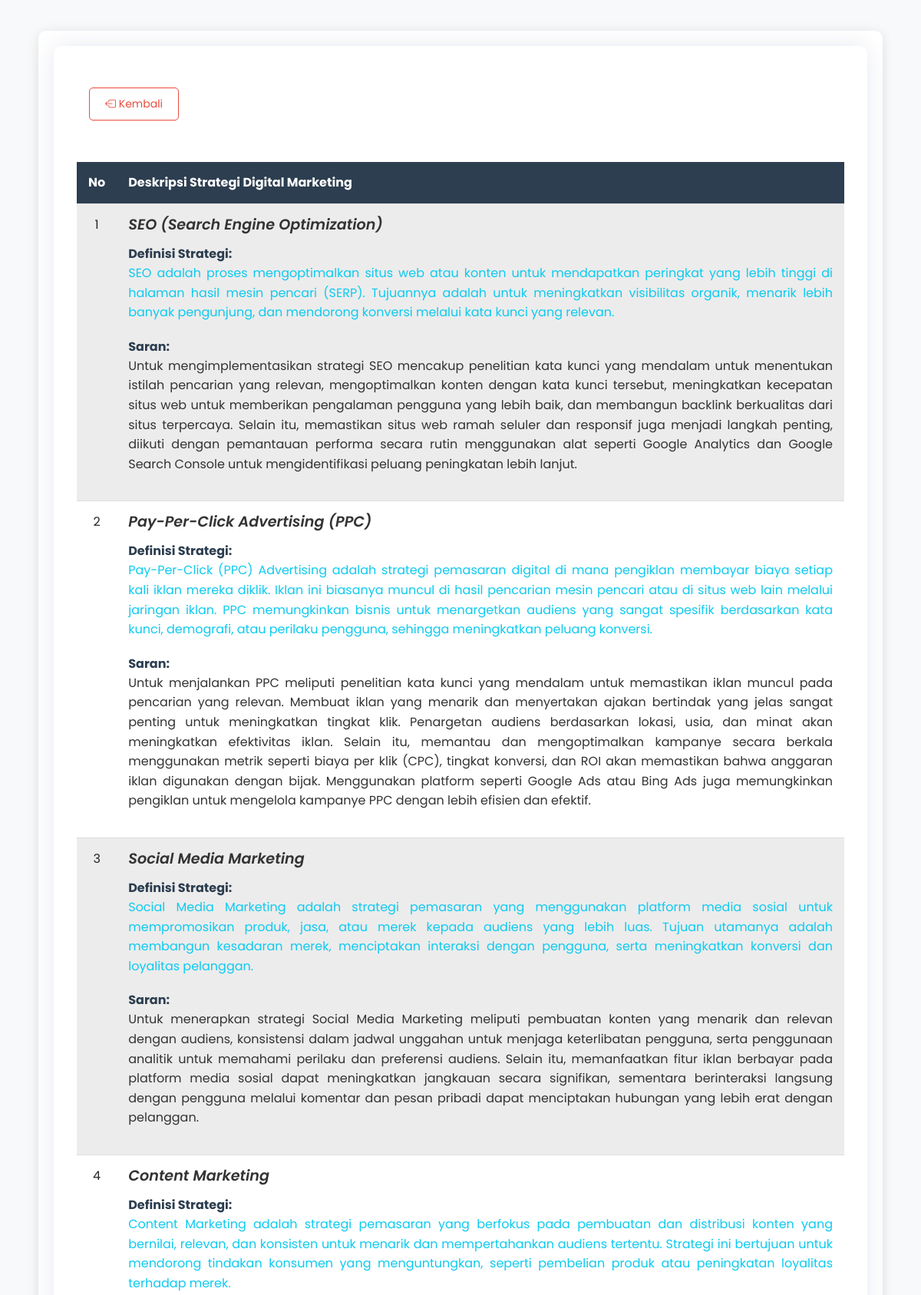
Screenshot of /daftarstrategi.php (upper part) with the database file from the repository.
### tables this page shows
CREATE TABLE `tb_strategi` (
  `id` int(11) NOT NULL,
  `kdstrategi` varchar(5) DEFAULT NULL,
  `nama_strategi` varchar(100) DEFAULT NULL,
  `definisi` text DEFAULT NULL,
  `solusi` text NOT NULL
);

### daftarstrategi.php (the view, shortened to what this page needs)
<!DOCTYPE html>
<html lang="en">
<head>
  <link href="./assets/vendor/bootstrap/css/bootstrap.min.css" rel="stylesheet">
  <link rel="stylesheet" href="https://cdn.jsdelivr.net/npm/bootstrap-icons@1.10.2/font/bootstrap-icons.css">
  <link href="./assets/css/style.css" rel="stylesheet">
  <link href="./assets/css/konsultasi.css" rel="stylesheet">
</head>
<body>
  <?php include './admin/koneksi.php'; ?>
  <section>
    <div class="container">
      <div class="card">
        <div class="card-body">
          <div class="mt-4">
            <a href="./index.php" class="btn btn-outline-danger btn-sm ms-3"><i class="bi bi-box-arrow-left"></i> Kembali</a>
          </div>
          <div class="table-responsive mt-4">
            <table class="table table-striped table-hover">
              <thead>
                <tr>
                  <th>No</th>
                  <th>Deskripsi Strategi Digital Marketing</th>
                </tr>
              </thead>
              <tbody>
                <?php
                $sql = "SELECT * FROM tb_strategi ORDER BY kdstrategi";
                $qry = mysqli_query($koneksi, $sql) or die("SQL Error" . mysqli_error($koneksi));
                $no = 0;
                while ($data = mysqli_fetch_array($qry)) {
                  $no++;
                ?>
                  <tr>
                    <td class="text-center"><?php echo $no; ?></td>
                    <td>
                      <h4><em><?php echo $data['nama_strategi']; ?></em></h4>
                      <ul>
                        <li><strong>Definisi Strategi:</strong>
                          <p class="text-info"><?php echo $data['definisi']; ?></p>
                        </li>
                        <li><strong>Saran:</strong>
                          <p class="warning"><?php echo $data['solusi']; ?></p>
                        </li>
                      </ul>
                    </td>
                  </tr>
                <?php
                }
                ?>
              </tbody>
            </table>
          </div>
        </div>
      </div>
    </div>
  </section>
</body>
</html>

### assets/css/style.css (style rules this page uses)
:root { scroll-behavior: smooth; }
body { font-family: "Poppins", sans-serif; background: #f6f9ff; color: #444444; }
a { color: #00d988; text-decoration: none; }
h1, h2, h3, h4, h5, h6 { font-family: "Poppins", sans-serif; }
.card { margin-bottom: 30px; border: none; border-radius: 5px; box-shadow: 0px 0 30px rgba(1, 41, 112, 0.1); }
.card-body { padding: 0 20px 20px 20px; }

### assets/css/konsultasi.css (style rules this page uses)
.card { border-radius: 10px; }
.warning { color: #daa812; }

### daftarstrategi.php (style rules this page uses)
body { font-family: 'Poppins', sans-serif; background-color: #f8f9fa; margin: 0; padding: 0; height: 100vh; }
.container { max-width: 1100px; margin: 40px auto; padding: 20px; background-color: white; border-radius: 10px; box-shadow: 0 2px 15px rgba(0, 0, 0, 0.1); }
.card { border: none; }
.card-body { padding: 30px; }
.btn-outline-danger { border-radius: 5px; border-color: #e74c3c; color: #e74c3c; padding: 10px 20px; transition: background-color 0.3s ease; }
h4 { font-size: 1.2rem; color: #333; font-weight: 600; margin-bottom: 15px; }
ul { list-style-type: none; padding: 0; }
li { margin-bottom: 20px; }
li strong { color: #2c3e50; font-weight: bold; }
p { color: #7f8c8d; font-size: 1rem; line-height: 1.6; text-align: justify; }
.text-info { color: #333; }
.warning { color: #333; }
.table { width: 100%; margin-top: 30px; border-collapse: collapse; }
.table th, .table td { padding: 15px; text-align: left; font-size: 1rem; border-bottom: 1px solid #ddd; }
.table th { background-color: #2c3e50; color: white; font-weight: bold; }
.table-striped tbody tr:nth-child(odd) { background-color: #f9f9f9; }

### rows the page displays
tb_strategi: nama_strategi "SEO (Search Engine Optimization)", definisi "SEO adalah proses mengoptimalkan situs web atau konten untuk mendapatkan peringkat yang lebih tinggi di halaman hasil mesin pencari (SERP). Tujuannya adalah untuk meningkatkan visibilitas organik, menarik lebih banyak pengunjung, dan mendorong konversi melalui kata kunci yang relevan.", solusi "Untuk mengimplementasikan strategi SEO mencakup penelitian kata kunci yang mendalam untuk menentukan istilah pencarian yang relevan, mengoptimalkan konten dengan kata kunci tersebut, meningkatkan kecepatan situs web untuk memberikan pengalaman pengguna yang lebih baik, dan membangun backlink berkualitas dari situs terpercaya. Selain itu, memastikan situs web ramah seluler dan responsif juga menjadi langkah penting, diikuti dengan pemantauan performa secara rutin menggunakan alat seperti Google Analytics dan Google Search Console untuk mengidentifikasi peluang peningkatan lebih lanjut."
tb_strategi: nama_strategi "Pay-Per-Click Advertising (PPC)", definisi "Pay-Per-Click (PPC) Advertising adalah strategi pemasaran digital di mana pengiklan membayar biaya setiap kali iklan mereka diklik. Iklan ini biasanya muncul di hasil pencarian mesin pencari atau di situs web lain melalui jaringan iklan. PPC memungkinkan bisnis untuk menargetkan audiens yang sangat spesifik berdasarkan kata kunci, demografi, atau perilaku pengguna, sehingga meningkatkan peluang konversi.", solusi "Untuk menjalankan PPC meliputi penelitian kata kunci yang mendalam untuk memastikan iklan muncul pada pencarian yang relevan. Membuat iklan yang menarik dan menyertakan ajakan bertindak yang jelas sangat penting untuk meningkatkan tingkat klik. Penargetan audiens berdasarkan lokasi, usia, dan minat akan meningkatkan efektivitas iklan. Selain itu, memantau dan mengoptimalkan kampanye secara berkala menggunakan metrik seperti biaya per klik (CPC), tingkat konversi, dan ROI akan memastikan bahwa anggaran iklan digunakan dengan bijak. Menggunakan platform seperti Google Ads atau Bing Ads juga memungkinkan pengiklan untuk mengelola kampanye PPC dengan lebih efisien dan efektif."
tb_strategi: nama_strategi "Social Media Marketing", definisi "Social Media Marketing adalah strategi pemasaran yang menggunakan platform media sosial untuk mempromosikan produk, jasa, atau merek kepada audiens yang lebih luas. Tujuan utamanya adalah membangun kesadaran merek, menciptakan interaksi dengan pengguna, serta meningkatkan konversi dan loyalitas pelanggan.", solusi "Untuk menerapkan strategi Social Media Marketing meliputi pembuatan konten yang menarik dan relevan dengan audiens, konsistensi dalam jadwal unggahan untuk menjaga keterlibatan pengguna, serta penggunaan analitik untuk memahami perilaku dan preferensi audiens. Selain itu, memanfaatkan fitur iklan berbayar pada platform media sosial dapat meningkatkan jangkauan secara signifikan, sementara berinteraksi langsung dengan pengguna melalui komentar dan pesan pribadi dapat menciptakan hubungan yang lebih erat dengan pelanggan."
tb_strategi: nama_strategi "Content Marketing", definisi "Content Marketing adalah strategi pemasaran yang berfokus pada pembuatan dan distribusi konten yang bernilai, relevan, dan konsisten untuk menarik dan mempertahankan audiens tertentu. Strategi ini bertujuan untuk mendorong tindakan konsumen yang menguntungkan, seperti pembelian produk atau peningkatan loyalitas terhadap merek."
